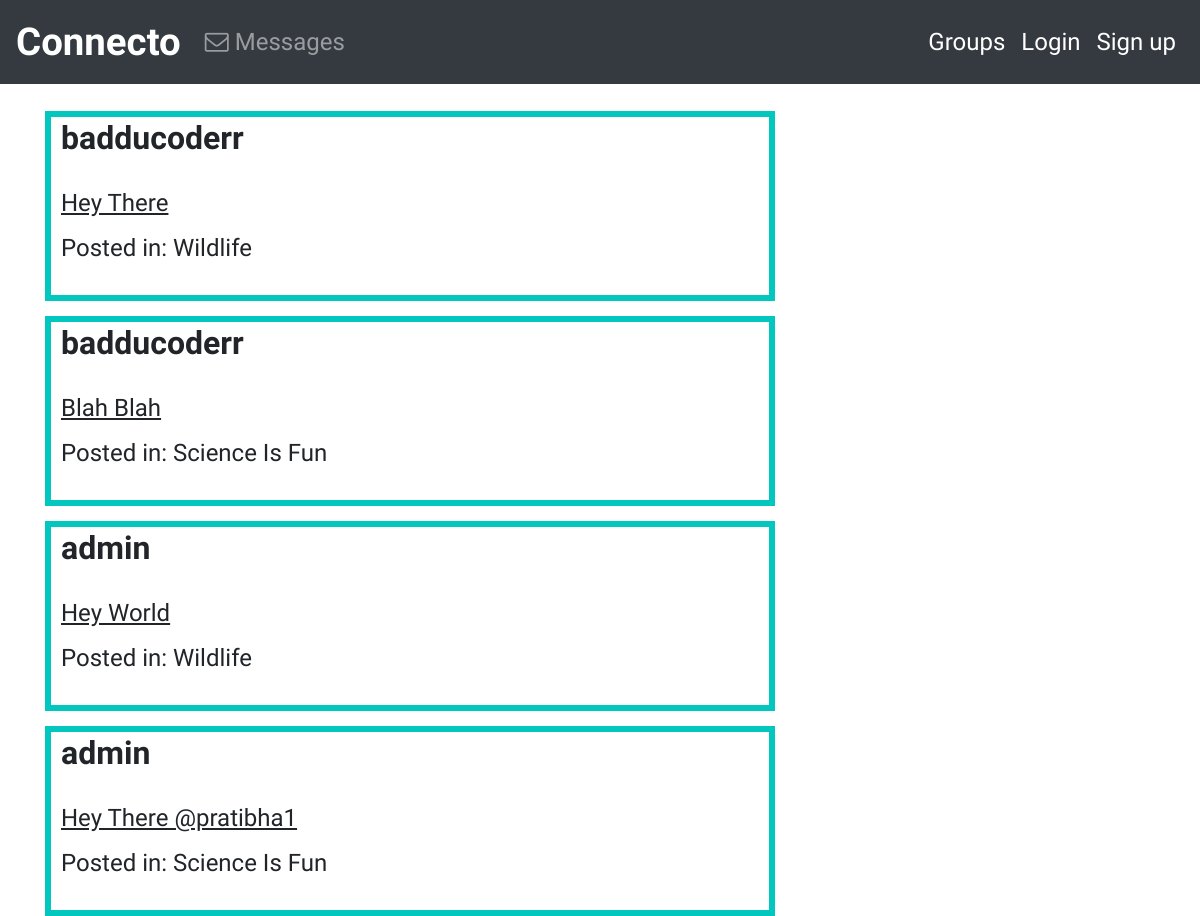
The app's page /posts/, older data.
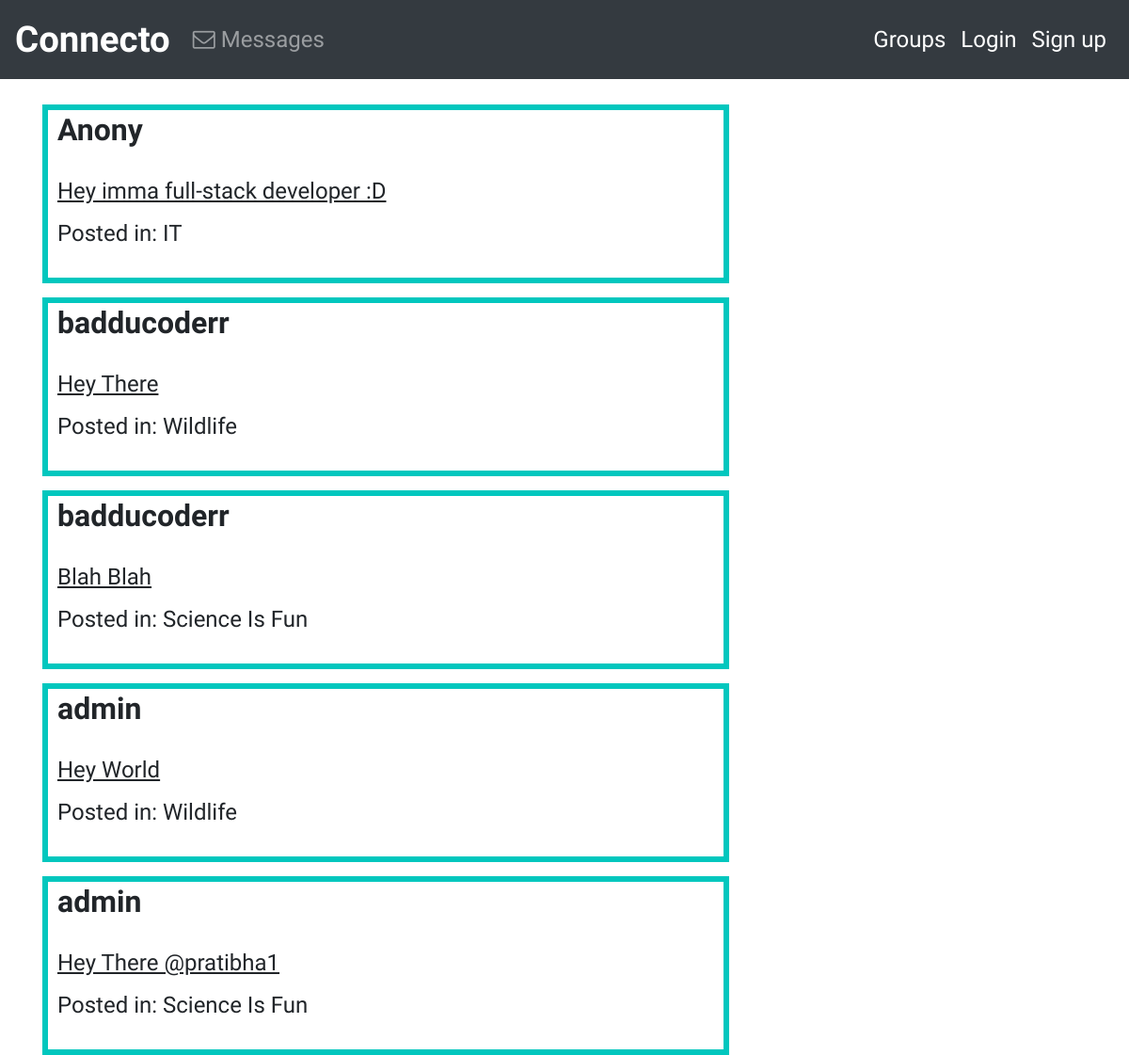
The same page, newer data.
### posts/models.py (models this page shows, shortened)
class Post(models.Model):
    user=models.ForeignKey(User,related_name='posts',on_delete=models.CASCADE)
    message=models.TextField()
    message_html=models.TextField(editable=False)
    created_at=models.DateTimeField(auto_now=True)
    group=models.ForeignKey(Group,related_name='posts',null=True,blank=True,on_delete=models.CASCADE)
    class Meta:
        ordering =['-created_at']
        unique_together=['user','message']

### groups/models.py (models this page shows, shortened)
class Group(models.Model):
    name=models.CharField(max_length=250,unique=True)
    slug=models.SlugField(allow_unicode=True,unique=True)
    description=models.TextField(blank=True,default='')
    description_html=models.TextField(editable=False,default='',blank=True)
    members=models.ManyToManyField(User,through="Groupmember")
    class Meta:
        ordering =['name']

### posts/views.py (the view)
# urls.py: path('',PostList.as_view(),name='all'),
class PostList(SelectRelatedMixin,ListView):
    model=Post
    select_related=('user','group')
    def get_queryset(self):
        queryset = Post.objects.all()
        return queryset

### posts/templates/posts/post_list.html
{% extends "posts/post_base.html" %}
{% block post_content %}
<div class="col-md-8">
	{% for post in post_list %}
  {% include "posts/_post.html" %}
	{% endfor %}
</div>
{% endblock %}

### posts/templates/posts/_post.html (shortened to what this page needs)
<div class="post-media">
    <h2><b>{{post.user.username}}</b></h2>
    <br>
        <div class="media-body">
            <h4> <U>{{post.message_html|safe}}</U></h4>
                {% if post.group %}
                    <h4>  Posted in: {{post.group.name}}</h4>
                    <br>
                {% endif %}
        </div>
    </div>

Row changes from the older to the newer data that the page shows:
added Post: user.username "Anony", message_html "Hey imma full-stack developer :D", group.name "IT"
